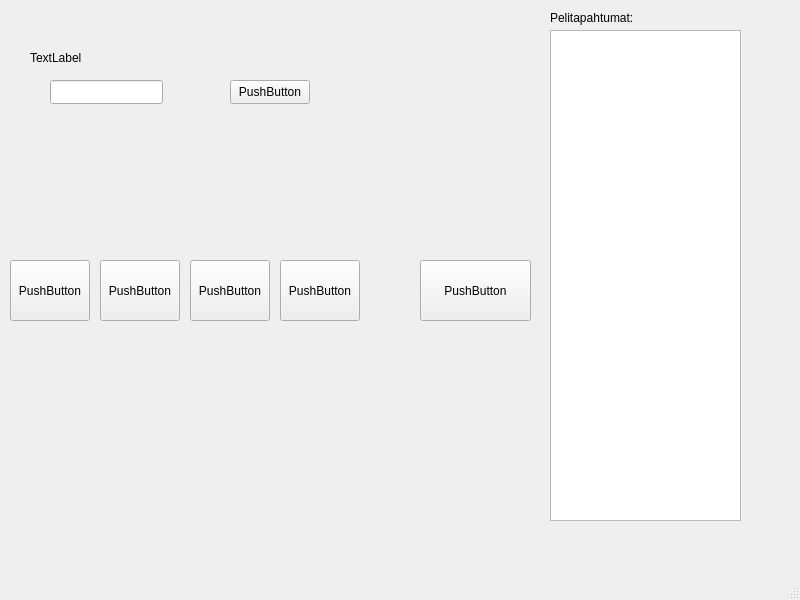
<?xml version="1.0" encoding="UTF-8"?>
<ui version="4.0">
 <class>MainWindow</class>
 <widget class="QMainWindow" name="MainWindow">
  <property name="geometry">
   <rect>
    <x>0</x>
    <y>0</y>
    <width>800</width>
    <height>600</height>
   </rect>
  </property>
  <property name="windowTitle">
   <string>MainWindow</string>
  </property>
  <widget class="QWidget" name="centralwidget">
   <widget class="QPushButton" name="startti">
    <property name="geometry">
     <rect>
      <x>230</x>
      <y>80</y>
      <width>80</width>
      <height>24</height>
     </rect>
    </property>
    <property name="text">
     <string>PushButton</string>
    </property>
   </widget>
   <widget class="QLineEdit" name="arpoja">
    <property name="geometry">
     <rect>
      <x>50</x>
      <y>80</y>
      <width>113</width>
      <height>24</height>
     </rect>
    </property>
   </widget>
   <widget class="QLabel" name="info">
    <property name="geometry">
     <rect>
      <x>30</x>
      <y>50</y>
      <width>321</width>
      <height>16</height>
     </rect>
    </property>
    <property name="text">
     <string>TextLabel</string>
    </property>
   </widget>
   <widget class="QPushButton" name="eka">
    <property name="geometry">
     <rect>
      <x>10</x>
      <y>260</y>
      <width>80</width>
      <height>61</height>
     </rect>
    </property>
    <property name="text">
     <string>PushButton</string>
    </property>
   </widget>
   <widget class="QPushButton" name="toka">
    <property name="geometry">
     <rect>
      <x>100</x>
      <y>260</y>
      <width>80</width>
      <height>61</height>
     </rect>
    </property>
    <property name="text">
     <string>PushButton</string>
    </property>
   </widget>
   <widget class="QPushButton" name="kolmas">
    <property name="geometry">
     <rect>
      <x>190</x>
      <y>260</y>
      <width>80</width>
      <height>61</height>
     </rect>
    </property>
    <property name="text">
     <string>PushButton</string>
    </property>
   </widget>
   <widget class="QPushButton" name="neljas">
    <property name="geometry">
     <rect>
      <x>280</x>
      <y>260</y>
      <width>80</width>
      <height>61</height>
     </rect>
    </property>
    <property name="text">
     <string>PushButton</string>
    </property>
   </widget>
   <widget class="QPushButton" name="check">
    <property name="geometry">
     <rect>
      <x>420</x>
      <y>260</y>
      <width>111</width>
      <height>61</height>
     </rect>
    </property>
    <property name="text">
     <string>PushButton</string>
    </property>
   </widget>
   <widget class="QTextBrowser" name="Lokki">
    <property name="geometry">
     <rect>
      <x>550</x>
      <y>30</y>
      <width>191</width>
      <height>491</height>
     </rect>
    </property>
   </widget>
   <widget class="QLabel" name="label">
    <property name="geometry">
     <rect>
      <x>550</x>
      <y>10</y>
      <width>101</width>
      <height>16</height>
     </rect>
    </property>
    <property name="text">
     <string>Pelitapahtumat:</string>
    </property>
   </widget>
  </widget>
  <widget class="QMenuBar" name="menubar">
   <property name="geometry">
    <rect>
     <x>0</x>
     <y>0</y>
     <width>800</width>
     <height>21</height>
    </rect>
   </property>
  </widget>
  <widget class="QStatusBar" name="statusbar"/>
 </widget>
 <resources/>
 <connections/>
</ui>
